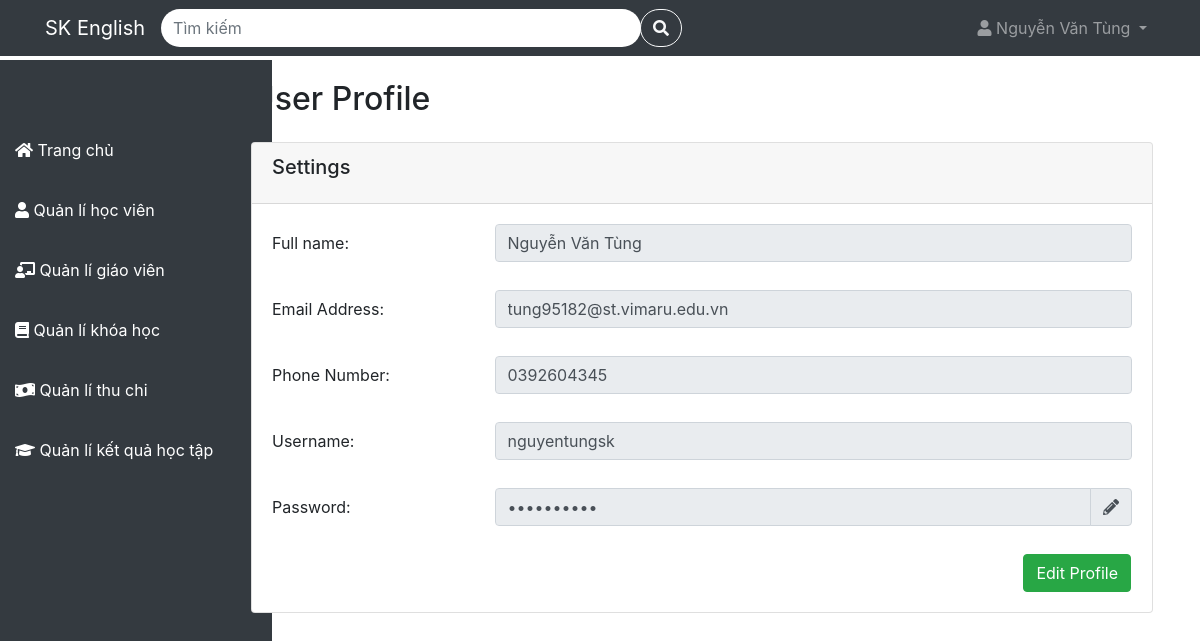
Page /QuanLiTrungTamTA/profile (signed in) on the earlier database version.
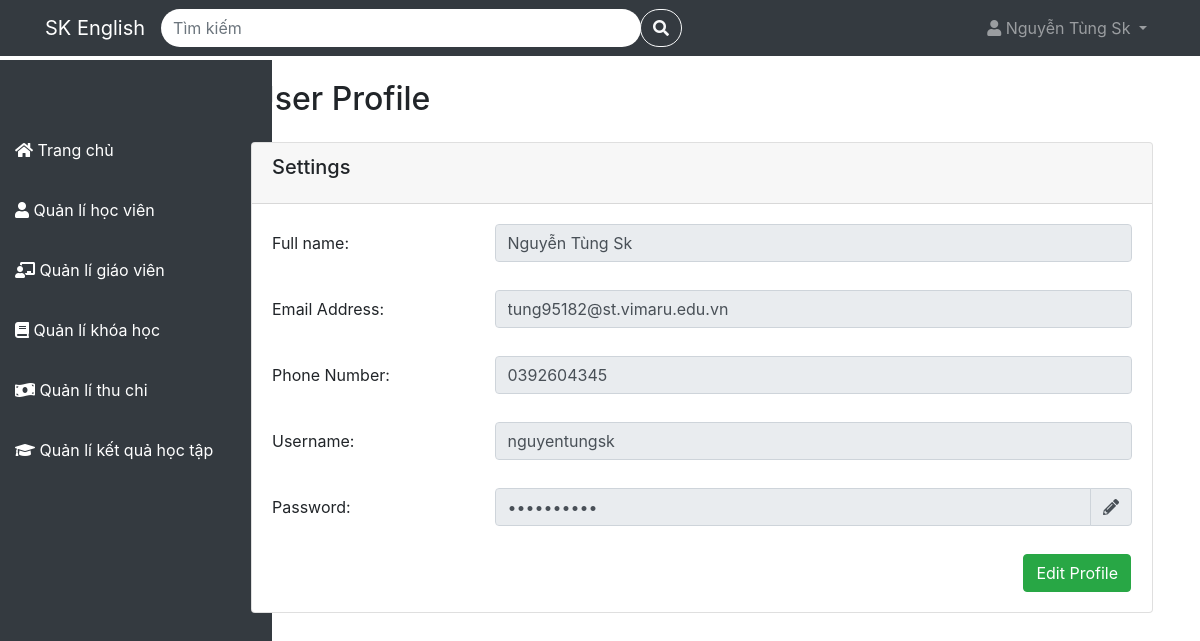
Same page on the later database version.
### tables this page shows
CREATE TABLE `users` (
  `full_name` varchar(255) NOT NULL,
  `username` varchar(255) NOT NULL,
  `password` varchar(255) NOT NULL,
  `email` varchar(255) NOT NULL,
  `phone` varchar(50) NOT NULL,
  `created_at` timestamp NOT NULL DEFAULT current_timestamp()
);

### app/Controller/UserController.php (called while the page is built, shortened)
<?php
class UserController {
    protected $config = [
        'host' => 'localhost',
        'dbname' => 'quanlytrungtamta',
        'user' => 'root',
        'password' => ''
    ];
    protected $db;
    public function __construct(){
        $this->db = new Database($this->config);
    }
    public function index(){
        $user = $this->db->table('users')->get(['username' => $_SESSION['username'], 'full_name' =>$_SESSION['full_name']]);
        $user = $user[0];
        include './app/View/User/profile.php';
    }
}
?>

### index.php (called while the page is built, shortened)
<?php
include './app/Model/Model.php';
include './app/Controller/UserController.php';
$route = new Route();
$route->get('/', 'LandingController@index');
$route->post('/courseRegistration', 'RegisterController@courseRegistration');
$route->post('/login', 'LoginController@index');
$route->post('/logout', 'LogoutController@index');
$route->post('/register', 'RegisterController@index');
$route->post('/verify', 'RegisterController@verify');
$route->post('/forgotPassword', 'ForgotPasswordController@forgot_password');
$route->post('/reset_password', 'ForgotPasswordController@reset_password');
if(isset($_SESSION['full_name']) && !empty($_SESSION['full_name']))
{
    $route->get('/home', 'HomeController@index');
    $route->get('/profile', 'UserController@index');
    $route->post('/profile/edit', 'UserController@editProfile');
    $route->post('/profile/resetPassWord', 'UserController@ResetPasswordProfile');
    $route->get('/student', 'StudentController@index');
    $route->post('/student/deleteStudent', 'StudentController@deleteStudent');
    $route->post('/student/editStudent', 'StudentController@editStudent');
    $route->post('/student/addStudent', 'RegistrationController@addStudent');
    $route->get('/teacher', 'TeacherController@index');
    $route->post('/teacher/addTeacher', 'TeacherController@addTeacher');
    $route->post('/teacher/editTeacher', 'TeacherController@editTeacher');
    $route->post('/teacher/deleteTeacher', 'TeacherController@deleteTeacher');
    $route->get('/course', 'CourseController@index');
    $route->post('/course/addCourse', 'CourseController@addCourse');
    $route->post('/course/deleteCourse', 'CourseController@deleteCourse');
    $route->post('/course/edit', 'CourseController@editCourse');
    $route->get('/course/detail', 'CourseController@show@detailCourse.php');
    $route->post('/course/addSchedule', 'ScheduleController@addSchedule');
    $route->post('/course/deleteSchedule', 'ScheduleController@deleteSchedule');
    $route->get('/payment', 'PaymentController@index');
    $route->get('/payment/receipts', 'PaymentController@show@receipts.php');
    $route->get('/payment/expenses', 'PaymentController@show@expenses.php');
    $route->get('/payment/report', 'PaymentController@show@report.php');
    $route->get('/achievement', 'AchievementController@index');
    $route->get('/achievement/detail', 'AchievementController@show@detail.php');
}
$requestUri = $_SERVER['REQUEST_URI'];
$route->handle($requestUri);
?>

### app/Model/Model.php (called while the page is built, shortened)
<?php
class Database {
    protected
        $table = '',
        $host = '',
        $user ='',
        $password = '',
        $dbname = '',
        $conn = null;
    public function __construct($config){
        $this->host = $config['host'];
        $this->user = $config['user'];
        $this->password = $config['password'];
        $this->dbname = $config['dbname'];
    }
    protected function connect(){
        try{
            $this->conn = new PDO("mysql:host=$this->host;dbname=$this->dbname", $this->user, $this->password);
            $this->conn->setAttribute(PDO::ATTR_ERRMODE, PDO::ERRMODE_EXCEPTION);
        }catch(PDOException $e){
            echo "Lỗi kết nối đến cơ sở dữ liệu: ".$e->getMessage();
        }
    }
    public function get($data = [])
    {
        try {
            if (empty($data)) {
                $sqlString = "select * from $this->table";
                $query = $this->conn->prepare($sqlString);
                $query->execute();
            } else {
                $stmt = join('=? and ', array_keys($data));
                $stmt .= '=?';
                $sqlString = "select * from $this->table where $stmt";
                $query = $this->conn->prepare($sqlString);
                $query->execute(array_values($data));
            }
            return $query->fetchAll(PDO::FETCH_ASSOC);
        } catch (PDOException $e) {
            $this->logToConsole("Lỗi đọc dữ liệu: " . $e->getMessage());
        }
    }
    public function table($table){
        $this->table = $table;
        return $this;
    }
}
?>

### app/View/User/profile.php (the view, shortened to what the changed rows need)
<!DOCTYPE html>
<html lang="en">
<head>
  <link rel="stylesheet" href="https://cdnjs.cloudflare.com/ajax/libs/font-awesome/5.15.4/css/all.min.css">
  <link rel="stylesheet" href="https://maxcdn.bootstrapcdn.com/bootstrap/4.5.2/css/bootstrap.min.css">
  <link rel="stylesheet" href=".\public\css\cssProject.css">
  <link rel="stylesheet" href="..\public\css\cssProject.css">
</head>
<body>
<?php include './app/View/Template/navbar.php' ?>
<?php include './app/View/Template/sidebar.php' ?>
<div class="main-content">
    <div class="container mt-5">
    <h2>User Profile</h2>
    <div class="row mt-4">
            <div class="col">
                <div class="card mb-3">
                    <div class="card-header">
                        <h5 class="card-title">Settings</h5>
                    </div>
                    <div class="card-body">
                      <form action="/QuanLiTrungTamTA/profile/edit" id="FormEditProfile" method="POST">
                          <div class="row mb-4">
                            <label for="full_name" class="col-sm-3 col-form-label">Full name:</label>
                            <div class="col-sm-9 mb-1">
                              <input type="text" class="form-control" id="full_name" name="full_name" value="<?php echo $user['full_name'];?>" readonly>
                            </div>
                          </div>
                          <div class="row mb-4">
                            <label for="email" class="col-sm-3 col-form-label">Email Address:</label>
                            <div class="col-sm-9 mb-1">
                              <input type="email" class="form-control" id="email" name="email" value="<?php echo $user['email'];?>" readonly>
                            </div>
                          </div>
                          <div class="row mb-4">
                            <label for="phone" class="col-sm-3 col-form-label">Phone Number:</label>
                            <div class="col-sm-9 mb-1">
                              <input type="tel" class="form-control" id="phone" name="phone" value="<?php echo $user['phone'];?>" readonly>
                            </div>
                          </div>
                      </form>
                        <div class="row mb-4">
                          <label for="username" class="col-sm-3 col-form-label">Username:</label>
                          <div class="col-sm-9 mb-1">
                            <input type="text" class="form-control" id="username" name="username" value="<?php echo $user['username'];?>" readonly>
                          </div>
                        </div>
                        <div class="row mb-4">
                          <label for="password" class="col-sm-3 col-form-label">Password:</label>
                          <div class="col-sm-9 mb-1">
                            <div class="input-group">
                            <input type="password" class="form-control" id="password" value="**********" readonly>
                            <div class="input-group-append" style="cursor: pointer;" data-toggle="modal" data-target="#formResetPasswordProfile">
                              <span class="input-group-text"><i class="fas fa-pencil-alt"></i></span>
                            </div>
                            </div>
                          </div>
                        </div>
                        <div class="row justify-content-end">
                          <button type="button" class="btn btn-success mr-3" id="editProfile">Edit Profile</button>
                        </div>
                    </div>
                </div>
            </div>
    </div>
</div>
</body>
</html>

### app/View/Template/navbar.php (shortened to what the changed rows need)
<?php
      $url = $_SERVER['REQUEST_URI'];
      $url = parse_url($url, PHP_URL_PATH);
?>
<nav class="navbar navbar-expand-lg navbar-dark bg-dark fixed-top">
  <div class="container">
    <a class="navbar-brand" href="/QuanLiTrungTamTA/home">SK English</a>
    <form class="form-inline my-2 my-lg-0 mx-auto" action="<?php echo $url?>" method="GET">
      <div class="input-group">
        <input type="text" class="form-control rounded-pill border-0 flex-grow-1" style="width: 30em;" placeholder="Tìm kiếm" aria-label="Search" aria-describedby="search-addon" name="search">
        <div class="input-group-append">
          <button class="btn btn-outline-light rounded-pill" type="submit" id="search-addon">
            <i class="fa fa-search"></i>
          </button>
        </div>
      </div>
    </form>
    <div class="collapse navbar-collapse" id="navbarSupportedContent">
      <ul class="navbar-nav ml-auto">
        <li class="nav-item dropdown">
          <a class="nav-link dropdown-toggle" href="#" id="navbarDropdown" role="button" data-toggle="dropdown" aria-haspopup="true" aria-expanded="false">
            <i class="fa fa-user"></i> <?php echo $_SESSION['full_name']?>
          </a>
        </li>
      </ul>
    </div>
  </div>
</nav>

Differences in the rows shown:
changed users "tung95182@st.vimaru.edu.vn": full_name "Nguyễn Văn Tùng" → "Nguyễn Tùng Sk"
Other differences:
$_SESSION['full_name']: "Nguyễn Văn Tùng" → "Nguyễn Tùng Sk"
